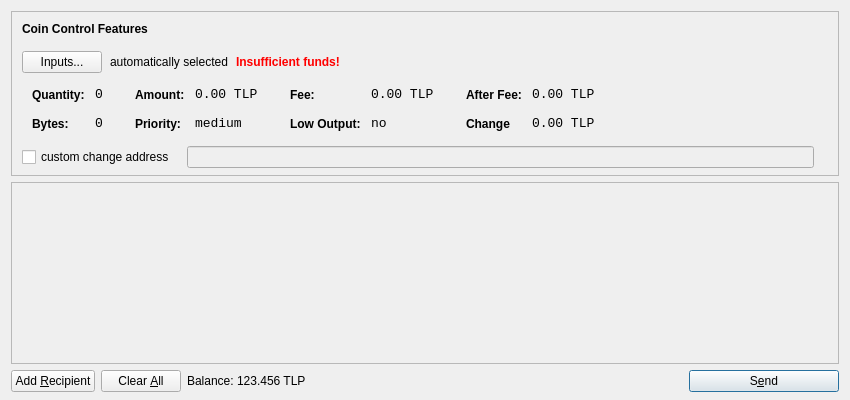
<?xml version="1.0" encoding="UTF-8"?>
<ui version="4.0">
 <class>SendCoinsDialog</class>
 <widget class="QDialog" name="SendCoinsDialog">
  <property name="geometry">
   <rect>
    <x>0</x>
    <y>0</y>
    <width>850</width>
    <height>400</height>
   </rect>
  </property>
  <property name="windowTitle">
   <string>Send Coins</string>
  </property>
  <layout class="QVBoxLayout" name="verticalLayout" stretch="0,1,0">
   <property name="bottomMargin">
    <number>8</number>
   </property>
   <item>
    <widget class="QFrame" name="frameCoinControl">
     <property name="sizePolicy">
      <sizepolicy hsizetype="Expanding" vsizetype="Expanding">
       <horstretch>0</horstretch>
       <verstretch>0</verstretch>
      </sizepolicy>
     </property>
     <property name="maximumSize">
      <size>
       <width>16777215</width>
       <height>16777215</height>
      </size>
     </property>
     <property name="frameShape">
      <enum>QFrame::StyledPanel</enum>
     </property>
     <property name="frameShadow">
      <enum>QFrame::Sunken</enum>
     </property>
     <layout class="QVBoxLayout" name="verticalLayoutCoinControl2">
      <property name="spacing">
       <number>-1</number>
      </property>
      <property name="leftMargin">
       <number>0</number>
      </property>
      <property name="topMargin">
       <number>0</number>
      </property>
      <property name="rightMargin">
       <number>0</number>
      </property>
      <property name="bottomMargin">
       <number>6</number>
      </property>
      <item>
       <layout class="QVBoxLayout" name="verticalLayoutCoinControl" stretch="0,0,0,0,1">
        <property name="spacing">
         <number>0</number>
        </property>
        <property name="leftMargin">
         <number>10</number>
        </property>
        <property name="topMargin">
         <number>10</number>
        </property>
        <item>
         <layout class="QHBoxLayout" name="horizontalLayoutCoinControl1">
          <property name="bottomMargin">
           <number>15</number>
          </property>
          <item>
           <widget class="QLabel" name="labelCoinControlFeatures">
            <property name="sizePolicy">
             <sizepolicy hsizetype="Preferred" vsizetype="Maximum">
              <horstretch>0</horstretch>
              <verstretch>0</verstretch>
             </sizepolicy>
            </property>
            <property name="font">
             <font>
              <weight>75</weight>
              <bold>true</bold>
             </font>
            </property>
            <property name="styleSheet">
             <string notr="true">font-weight:bold;</string>
            </property>
            <property name="text">
             <string>Coin Control Features</string>
            </property>
           </widget>
          </item>
         </layout>
        </item>
        <item>
         <layout class="QHBoxLayout" name="horizontalLayoutCoinControl2" stretch="0,0,0,0">
          <property name="spacing">
           <number>8</number>
          </property>
          <property name="bottomMargin">
           <number>10</number>
          </property>
          <item>
           <widget class="QPushButton" name="pushButtonCoinControl">
            <property name="styleSheet">
             <string notr="true"/>
            </property>
            <property name="text">
             <string>Inputs...</string>
            </property>
           </widget>
          </item>
          <item>
           <widget class="QLabel" name="labelCoinControlAutomaticallySelected">
            <property name="text">
             <string>automatically selected</string>
            </property>
            <property name="margin">
             <number>5</number>
            </property>
           </widget>
          </item>
          <item>
           <widget class="QLabel" name="labelCoinControlInsuffFunds">
            <property name="font">
             <font>
              <weight>75</weight>
              <bold>true</bold>
             </font>
            </property>
            <property name="styleSheet">
             <string notr="true">color:red;font-weight:bold;</string>
            </property>
            <property name="text">
             <string>Insufficient funds!</string>
            </property>
            <property name="margin">
             <number>5</number>
            </property>
           </widget>
          </item>
          <item>
           <spacer name="horizontalSpacerCoinControl">
            <property name="orientation">
             <enum>Qt::Horizontal</enum>
            </property>
            <property name="sizeHint" stdset="0">
             <size>
              <width>40</width>
              <height>1</height>
             </size>
            </property>
           </spacer>
          </item>
         </layout>
        </item>
        <item>
         <widget class="QWidget" name="widgetCoinControl" native="true">
          <property name="sizePolicy">
           <sizepolicy hsizetype="Preferred" vsizetype="Preferred">
            <horstretch>0</horstretch>
            <verstretch>0</verstretch>
           </sizepolicy>
          </property>
          <property name="minimumSize">
           <size>
            <width>0</width>
            <height>0</height>
           </size>
          </property>
          <property name="styleSheet">
           <string notr="true"/>
          </property>
          <layout class="QHBoxLayout" name="horizontalLayoutCoinControl5">
           <property name="margin">
            <number>0</number>
           </property>
           <item>
            <layout class="QHBoxLayout" name="horizontalLayoutCoinControl3" stretch="0,0,0,1">
             <property name="spacing">
              <number>20</number>
             </property>
             <property name="topMargin">
              <number>0</number>
             </property>
             <property name="bottomMargin">
              <number>10</number>
             </property>
             <item>
              <layout class="QFormLayout" name="formLayoutCoinControl1">
               <property name="horizontalSpacing">
                <number>10</number>
               </property>
               <property name="verticalSpacing">
                <number>14</number>
               </property>
               <property name="leftMargin">
                <number>10</number>
               </property>
               <property name="topMargin">
                <number>4</number>
               </property>
               <property name="rightMargin">
                <number>6</number>
               </property>
               <item row="0" column="0">
                <widget class="QLabel" name="labelCoinControlQuantityText">
                 <property name="styleSheet">
                  <string notr="true">font-weight:bold;</string>
                 </property>
                 <property name="text">
                  <string>Quantity:</string>
                 </property>
                 <property name="margin">
                  <number>0</number>
                 </property>
                </widget>
               </item>
               <item row="0" column="1">
                <widget class="QLabel" name="labelCoinControlQuantity">
                 <property name="font">
                  <font>
                   <family>Monospace</family>
                   <pointsize>10</pointsize>
                  </font>
                 </property>
                 <property name="cursor">
                  <cursorShape>IBeamCursor</cursorShape>
                 </property>
                 <property name="contextMenuPolicy">
                  <enum>Qt::ActionsContextMenu</enum>
                 </property>
                 <property name="text">
                  <string>0</string>
                 </property>
                 <property name="margin">
                  <number>0</number>
                 </property>
                 <property name="textInteractionFlags">
                  <set>Qt::LinksAccessibleByMouse|Qt::TextSelectableByKeyboard|Qt::TextSelectableByMouse</set>
                 </property>
                </widget>
               </item>
               <item row="1" column="0">
                <widget class="QLabel" name="labelCoinControlBytesText">
                 <property name="styleSheet">
                  <string notr="true">font-weight:bold;</string>
                 </property>
                 <property name="text">
                  <string>Bytes:</string>
                 </property>
                </widget>
               </item>
               <item row="1" column="1">
                <widget class="QLabel" name="labelCoinControlBytes">
                 <property name="font">
                  <font>
                   <family>Monospace</family>
                   <pointsize>10</pointsize>
                  </font>
                 </property>
                 <property name="cursor">
                  <cursorShape>IBeamCursor</cursorShape>
                 </property>
                 <property name="contextMenuPolicy">
                  <enum>Qt::ActionsContextMenu</enum>
                 </property>
                 <property name="text">
                  <string>0</string>
                 </property>
                 <property name="textInteractionFlags">
                  <set>Qt::LinksAccessibleByMouse|Qt::TextSelectableByKeyboard|Qt::TextSelectableByMouse</set>
                 </property>
                </widget>
               </item>
              </layout>
             </item>
             <item>
              <layout class="QFormLayout" name="formLayoutCoinControl2">
               <property name="horizontalSpacing">
                <number>10</number>
               </property>
               <property name="verticalSpacing">
                <number>14</number>
               </property>
               <property name="leftMargin">
                <number>6</number>
               </property>
               <property name="topMargin">
                <number>4</number>
               </property>
               <property name="rightMargin">
                <number>6</number>
               </property>
               <item row="0" column="0">
                <widget class="QLabel" name="labelCoinControlAmountText">
                 <property name="styleSheet">
                  <string notr="true">font-weight:bold;</string>
                 </property>
                 <property name="text">
                  <string>Amount:</string>
                 </property>
                 <property name="margin">
                  <number>0</number>
                 </property>
                </widget>
               </item>
               <item row="0" column="1">
                <widget class="QLabel" name="labelCoinControlAmount">
                 <property name="font">
                  <font>
                   <family>Monospace</family>
                   <pointsize>10</pointsize>
                  </font>
                 </property>
                 <property name="cursor">
                  <cursorShape>IBeamCursor</cursorShape>
                 </property>
                 <property name="contextMenuPolicy">
                  <enum>Qt::ActionsContextMenu</enum>
                 </property>
                 <property name="text">
                  <string>0.00 TLP</string>
                 </property>
                 <property name="textInteractionFlags">
                  <set>Qt::LinksAccessibleByMouse|Qt::TextSelectableByKeyboard|Qt::TextSelectableByMouse</set>
                 </property>
                </widget>
               </item>
               <item row="1" column="0">
                <widget class="QLabel" name="labelCoinControlPriorityText">
                 <property name="styleSheet">
                  <string notr="true">font-weight:bold;</string>
                 </property>
                 <property name="text">
                  <string>Priority:</string>
                 </property>
                </widget>
               </item>
               <item row="1" column="1">
                <widget class="QLabel" name="labelCoinControlPriority">
                 <property name="font">
                  <font>
                   <family>Monospace</family>
                   <pointsize>10</pointsize>
                  </font>
                 </property>
                 <property name="cursor">
                  <cursorShape>IBeamCursor</cursorShape>
                 </property>
                 <property name="contextMenuPolicy">
                  <enum>Qt::ActionsContextMenu</enum>
                 </property>
                 <property name="text">
                  <string>medium</string>
                 </property>
                 <property name="textInteractionFlags">
                  <set>Qt::LinksAccessibleByMouse|Qt::TextSelectableByKeyboard|Qt::TextSelectableByMouse</set>
                 </property>
                </widget>
               </item>
              </layout>
             </item>
             <item>
              <layout class="QFormLayout" name="formLayoutCoinControl3">
               <property name="horizontalSpacing">
                <number>10</number>
               </property>
               <property name="verticalSpacing">
                <number>14</number>
               </property>
               <property name="leftMargin">
                <number>6</number>
               </property>
               <property name="topMargin">
                <number>4</number>
               </property>
               <property name="rightMargin">
                <number>6</number>
               </property>
               <item row="0" column="0">
                <widget class="QLabel" name="labelCoinControlFeeText">
                 <property name="styleSheet">
                  <string notr="true">font-weight:bold;</string>
                 </property>
                 <property name="text">
                  <string>Fee:</string>
                 </property>
                 <property name="margin">
                  <number>0</number>
                 </property>
                </widget>
               </item>
               <item row="0" column="1">
                <widget class="QLabel" name="labelCoinControlFee">
                 <property name="font">
                  <font>
                   <family>Monospace</family>
                   <pointsize>10</pointsize>
                  </font>
                 </property>
                 <property name="cursor">
                  <cursorShape>IBeamCursor</cursorShape>
                 </property>
                 <property name="contextMenuPolicy">
                  <enum>Qt::ActionsContextMenu</enum>
                 </property>
                 <property name="text">
                  <string>0.00 TLP</string>
                 </property>
                 <property name="textInteractionFlags">
                  <set>Qt::LinksAccessibleByMouse|Qt::TextSelectableByKeyboard|Qt::TextSelectableByMouse</set>
                 </property>
                </widget>
               </item>
               <item row="1" column="0">
                <widget class="QLabel" name="labelCoinControlLowOutputText">
                 <property name="styleSheet">
                  <string notr="true">font-weight:bold;</string>
                 </property>
                 <property name="text">
                  <string>Low Output:</string>
                 </property>
                </widget>
               </item>
               <item row="1" column="1">
                <widget class="QLabel" name="labelCoinControlLowOutput">
                 <property name="font">
                  <font>
                   <family>Monospace</family>
                   <pointsize>10</pointsize>
                  </font>
                 </property>
                 <property name="cursor">
                  <cursorShape>IBeamCursor</cursorShape>
                 </property>
                 <property name="contextMenuPolicy">
                  <enum>Qt::ActionsContextMenu</enum>
                 </property>
                 <property name="text">
                  <string>no</string>
                 </property>
                 <property name="textInteractionFlags">
                  <set>Qt::LinksAccessibleByMouse|Qt::TextSelectableByKeyboard|Qt::TextSelectableByMouse</set>
                 </property>
                </widget>
               </item>
              </layout>
             </item>
             <item>
              <layout class="QFormLayout" name="formLayoutCoinControl4">
               <property name="horizontalSpacing">
                <number>10</number>
               </property>
               <property name="verticalSpacing">
                <number>14</number>
               </property>
               <property name="leftMargin">
                <number>6</number>
               </property>
               <property name="topMargin">
                <number>4</number>
               </property>
               <property name="rightMargin">
                <number>6</number>
               </property>
               <item row="0" column="0">
                <widget class="QLabel" name="labelCoinControlAfterFeeText">
                 <property name="styleSheet">
                  <string notr="true">font-weight:bold;</string>
                 </property>
                 <property name="text">
                  <string>After Fee:</string>
                 </property>
                 <property name="margin">
                  <number>0</number>
                 </property>
                </widget>
               </item>
               <item row="0" column="1">
                <widget class="QLabel" name="labelCoinControlAfterFee">
                 <property name="font">
                  <font>
                   <family>Monospace</family>
                   <pointsize>10</pointsize>
                  </font>
                 </property>
                 <property name="cursor">
                  <cursorShape>IBeamCursor</cursorShape>
                 </property>
                 <property name="contextMenuPolicy">
                  <enum>Qt::ActionsContextMenu</enum>
                 </property>
                 <property name="text">
                  <string>0.00 TLP</string>
                 </property>
                 <property name="textInteractionFlags">
                  <set>Qt::LinksAccessibleByMouse|Qt::TextSelectableByKeyboard|Qt::TextSelectableByMouse</set>
                 </property>
                </widget>
               </item>
               <item row="1" column="0">
                <widget class="QLabel" name="labelCoinControlChangeText">
                 <property name="styleSheet">
                  <string notr="true">font-weight:bold;</string>
                 </property>
                 <property name="text">
                  <string>Change</string>
                 </property>
                </widget>
               </item>
               <item row="1" column="1">
                <widget class="QLabel" name="labelCoinControlChange">
                 <property name="font">
                  <font>
                   <family>Monospace</family>
                   <pointsize>10</pointsize>
                  </font>
                 </property>
                 <property name="cursor">
                  <cursorShape>IBeamCursor</cursorShape>
                 </property>
                 <property name="contextMenuPolicy">
                  <enum>Qt::ActionsContextMenu</enum>
                 </property>
                 <property name="text">
                  <string>0.00 TLP</string>
                 </property>
                 <property name="textInteractionFlags">
                  <set>Qt::LinksAccessibleByMouse|Qt::TextSelectableByKeyboard|Qt::TextSelectableByMouse</set>
                 </property>
                </widget>
               </item>
              </layout>
             </item>
            </layout>
           </item>
          </layout>
         </widget>
        </item>
        <item>
         <layout class="QHBoxLayout" name="horizontalLayoutCoinControl4" stretch="0,0,0">
          <property name="spacing">
           <number>12</number>
          </property>
          <property name="sizeConstraint">
           <enum>QLayout::SetDefaultConstraint</enum>
          </property>
          <property name="topMargin">
           <number>5</number>
          </property>
          <property name="rightMargin">
           <number>5</number>
          </property>
          <item>
           <widget class="QCheckBox" name="checkBoxCoinControlChange">
            <property name="text">
             <string>custom change address</string>
            </property>
           </widget>
          </item>
          <item>
           <widget class="QLineEdit" name="lineEditCoinControlChange">
            <property name="enabled">
             <bool>false</bool>
            </property>
            <property name="sizePolicy">
             <sizepolicy hsizetype="Expanding" vsizetype="Fixed">
              <horstretch>0</horstretch>
              <verstretch>0</verstretch>
             </sizepolicy>
            </property>
           </widget>
          </item>
          <item>
           <widget class="QLabel" name="labelCoinControlChangeLabel">
            <property name="sizePolicy">
             <sizepolicy hsizetype="Preferred" vsizetype="Expanding">
              <horstretch>0</horstretch>
              <verstretch>0</verstretch>
             </sizepolicy>
            </property>
            <property name="minimumSize">
             <size>
              <width>0</width>
              <height>0</height>
             </size>
            </property>
            <property name="text">
             <string/>
            </property>
            <property name="margin">
             <number>3</number>
            </property>
           </widget>
          </item>
         </layout>
        </item>
        <item>
         <spacer name="verticalSpacerCoinControl">
          <property name="orientation">
           <enum>Qt::Vertical</enum>
          </property>
          <property name="sizeHint" stdset="0">
           <size>
            <width>800</width>
            <height>1</height>
           </size>
          </property>
         </spacer>
        </item>
       </layout>
      </item>
     </layout>
    </widget>
   </item>
   <item>
    <widget class="QScrollArea" name="scrollArea">
     <property name="widgetResizable">
      <bool>true</bool>
     </property>
     <widget class="QWidget" name="scrollAreaWidgetContents">
      <property name="geometry">
       <rect>
        <x>0</x>
        <y>0</y>
        <width>830</width>
        <height>165</height>
       </rect>
      </property>
      <layout class="QVBoxLayout" name="verticalLayout_2">
       <property name="margin">
        <number>0</number>
       </property>
       <item>
        <layout class="QVBoxLayout" name="entries">
         <property name="spacing">
          <number>6</number>
         </property>
        </layout>
       </item>
       <item>
        <spacer name="verticalSpacer">
         <property name="orientation">
          <enum>Qt::Vertical</enum>
         </property>
         <property name="sizeHint" stdset="0">
          <size>
           <width>20</width>
           <height>40</height>
          </size>
         </property>
        </spacer>
       </item>
      </layout>
     </widget>
    </widget>
   </item>
   <item>
    <layout class="QHBoxLayout" name="horizontalLayout">
     <item>
      <widget class="QPushButton" name="addButton">
       <property name="toolTip">
        <string>Send to multiple recipients at once</string>
       </property>
       <property name="text">
        <string>Add &amp;Recipient</string>
       </property>
       <property name="icon">
        <iconset resource="../bitcoin.qrc">
         <normaloff>:/icons/add</normaloff>:/icons/add</iconset>
       </property>
       <property name="autoDefault">
        <bool>false</bool>
       </property>
      </widget>
     </item>
     <item>
      <widget class="QPushButton" name="clearButton">
       <property name="sizePolicy">
        <sizepolicy hsizetype="Minimum" vsizetype="Fixed">
         <horstretch>0</horstretch>
         <verstretch>0</verstretch>
        </sizepolicy>
       </property>
       <property name="toolTip">
        <string>Remove all transaction fields</string>
       </property>
       <property name="text">
        <string>Clear &amp;All</string>
       </property>
       <property name="icon">
        <iconset resource="../bitcoin.qrc">
         <normaloff>:/icons/remove</normaloff>:/icons/remove</iconset>
       </property>
       <property name="autoRepeatDelay">
        <number>300</number>
       </property>
       <property name="autoDefault">
        <bool>false</bool>
       </property>
      </widget>
     </item>
     <item>
      <layout class="QHBoxLayout" name="horizontalLayout_2">
       <property name="spacing">
        <number>3</number>
       </property>
       <item>
        <widget class="QLabel" name="label">
         <property name="sizePolicy">
          <sizepolicy hsizetype="Preferred" vsizetype="Fixed">
           <horstretch>0</horstretch>
           <verstretch>0</verstretch>
          </sizepolicy>
         </property>
         <property name="text">
          <string>Balance:</string>
         </property>
        </widget>
       </item>
       <item>
        <widget class="QLabel" name="labelBalance">
         <property name="sizePolicy">
          <sizepolicy hsizetype="Preferred" vsizetype="Fixed">
           <horstretch>0</horstretch>
           <verstretch>0</verstretch>
          </sizepolicy>
         </property>
         <property name="cursor">
          <cursorShape>IBeamCursor</cursorShape>
         </property>
         <property name="text">
          <string>123.456 TLP</string>
         </property>
         <property name="textInteractionFlags">
          <set>Qt::LinksAccessibleByMouse|Qt::TextSelectableByKeyboard|Qt::TextSelectableByMouse</set>
         </property>
        </widget>
       </item>
      </layout>
     </item>
     <item>
      <spacer name="horizontalSpacer">
       <property name="orientation">
        <enum>Qt::Horizontal</enum>
       </property>
       <property name="sizeHint" stdset="0">
        <size>
         <width>40</width>
         <height>20</height>
        </size>
       </property>
      </spacer>
     </item>
     <item>
      <widget class="QPushButton" name="sendButton">
       <property name="minimumSize">
        <size>
         <width>150</width>
         <height>0</height>
        </size>
       </property>
       <property name="toolTip">
        <string>Confirm the send action</string>
       </property>
       <property name="text">
        <string>S&amp;end</string>
       </property>
       <property name="icon">
        <iconset resource="../bitcoin.qrc">
         <normaloff>:/icons/send</normaloff>:/icons/send</iconset>
       </property>
       <property name="default">
        <bool>true</bool>
       </property>
      </widget>
     </item>
    </layout>
   </item>
  </layout>
 </widget>
 <resources>
  <include location="../bitcoin.qrc"/>
 </resources>
 <connections/>
</ui>
